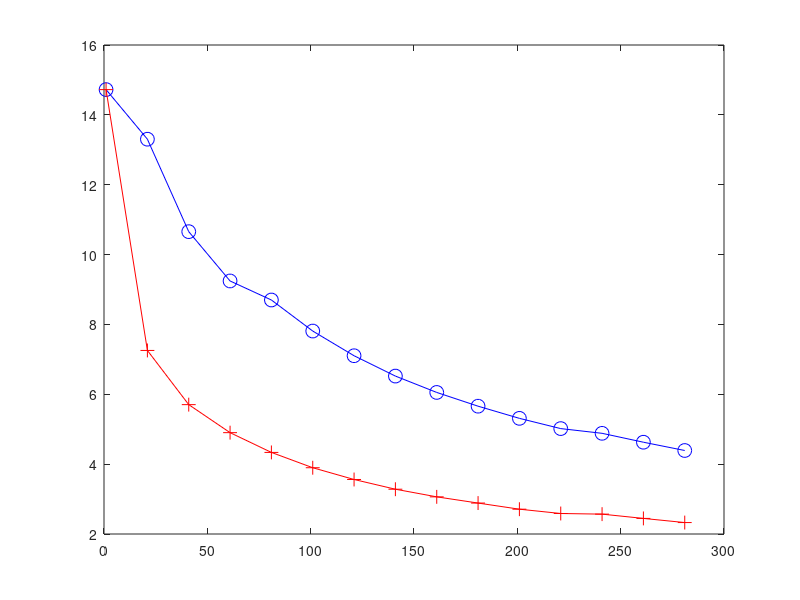

Reproduce this figure in MATLAB. (Note: this script raises an error after producing the figure.)
function [  ] = plot_ave_loss()
dataset = 'usenet2';
if strcmp(dataset, 'occupancy') 
    m20_decen = load('ave_loss_basic_lr_seq_n5_m20_decen_occupancy.mat');
    m10_decen = load('ave_loss_basic_lr_seq_n5_m10_decen_occupancy.mat');
    m20_cen = load('ave_loss_basic_lr_seq_n5_m20_cen_occupancy.mat');
    m10_cen = load('ave_loss_basic_lr_seq_n5_m10_cen_occupancy.mat');
    T = length(m10_decen.ave_loss_basic_lr_seq);
    luckys = 100:50:T;
    plot(luckys, m10_decen.ave_loss_basic_lr_seq(luckys,:), '-ob','MarkerSize',10);
    hold on;
    plot(luckys, m10_cen.ave_loss_basic_lr_seq(luckys,:), '-+r','MarkerSize',10);
    %hold on;
    %plot(luckys, m20_decen.ave_loss_basic_lr_seq(luckys,:), '-.sg','MarkerSize',10);
    %hold on;
    %plot(luckys, m20_cen.ave_loss_basic_lr_seq(luckys,:), '-.*k','MarkerSize',10);
    pax = gca;
    pax.FontSize = 25;

    xlabel('T');
    ylabel('Average loss');
    %legend('DOG(M=10)', 'COG(M=10)',...
      %  'DOG(M=20)', 'COG(M=20)', 'Location','northeast'); 
    legend('DOG(M=10)', 'COG(M=10)', 'Location','northeast'); 
elseif  strcmp(dataset, 'online-retail') 
    m20_decen = load('ave_loss_basic_lr_seq_n5_m20_decen_online_retail.mat');
    m10_decen = load('ave_loss_basic_lr_seq_n5_m10_decen_online_retail.mat');
    m20_cen = load('ave_loss_basic_lr_seq_n5_m20_decen_online_retail.mat');
    m10_cen = load('ave_loss_basic_lr_seq_n5_m10_cen_online_retail.mat');
    T = length( m10_decen.ave_loss_basic_lr_seq);
    luckys = 200:100:5500;
    plot(luckys, m10_decen.ave_loss_basic_lr_seq(luckys,:), '-ob','MarkerSize',10);
    hold on;
    plot(luckys, m10_cen.ave_loss_basic_lr_seq(luckys,:), '-+r','MarkerSize',10);
    %hold on;
    %plot(luckys, m20_decen.ave_loss_basic_lr_seq(luckys,:), '-.sg','MarkerSize',10);
    %hold on;
    %plot(luckys, m20_cen.ave_loss_basic_lr_seq(luckys,:), '-.*k','MarkerSize',10);
    
    xlabel('T');
    ylabel('Average loss');
    legend('DOG(M=10)', 'COG(M=10)', 'Location','northeast'); 
    pax = gca;
    pax.FontSize = 25;
    
    elseif  strcmp(dataset, 'usenet2') 
    m20_decen = load('ave_loss_basic_lr_seq_n5_m20_decen_usenet2.mat');
    m10_decen = load('ave_loss_basic_lr_seq_n5_m10_decen_usenet2.mat');
    m20_cen = load('ave_loss_basic_lr_seq_n5_m20_cen_usenet2.mat');
    m10_cen = load('ave_loss_basic_lr_seq_n5_m10_cen_usenet2.mat');
    T = length(m10_decen.ave_loss_basic_lr_seq);
    luckys = 1:20:T;
    plot(luckys, m10_decen.ave_loss_basic_lr_seq(luckys,:), '-ob','MarkerSize',10);
    hold on;
    plot(luckys, m10_cen.ave_loss_basic_lr_seq(luckys,:), '-+r','MarkerSize',10);
   % hold on;
    %plot(luckys, m20_decen.ave_loss_basic_lr_seq(luckys,:), '-.sg','MarkerSize',10);
    %hold on;
    %plot(luckys, m20_cen.ave_loss_basic_lr_seq(luckys,:), '-.*k','MarkerSize',10);
    pax = gca;
    pax.FontSize = 25;

    xlabel('T');
    ylabel('Average loss');
    legend('DOG(M=10)', 'COG(M=10)', 'Location','northeast'); 
    
    elseif  strcmp(dataset, 'spam') 
    m20_decen = load('ave_loss_basic_lr_seq_n5_m20_decen_spam.mat');
    m10_decen = load('ave_loss_basic_lr_seq_n5_m10_decen_spam.mat');
    m20_cen = load('ave_loss_basic_lr_seq_n5_m20_cen_spam.mat');
    m10_cen = load('ave_loss_basic_lr_seq_n5_m10_cen_spam.mat');
    T = length(m10_decen.ave_loss_basic_lr_seq);
    luckys = 500:100:T;
    %plot(luckys, m20_decen.ave_loss_basic_lr_seq(luckys,:), '-.sg','MarkerSize',10);
    %hold on;
    %plot(luckys, m20_cen.ave_loss_basic_lr_seq(luckys,:), '-.*k','MarkerSize',10);
    %hold on;
    plot(luckys, m10_decen.ave_loss_basic_lr_seq(luckys,:), '-ob','MarkerSize',10);
    hold on;
    plot(luckys, m10_cen.ave_loss_basic_lr_seq(luckys,:), '-+r','MarkerSize',10);

    

    xlabel('T');
    ylabel('Average loss');
    legend('DOG(M=10)', 'COG(M=10)', 'Location','northeast'); 
    pax = gca;
    pax.FontSize = 25;
end

end

